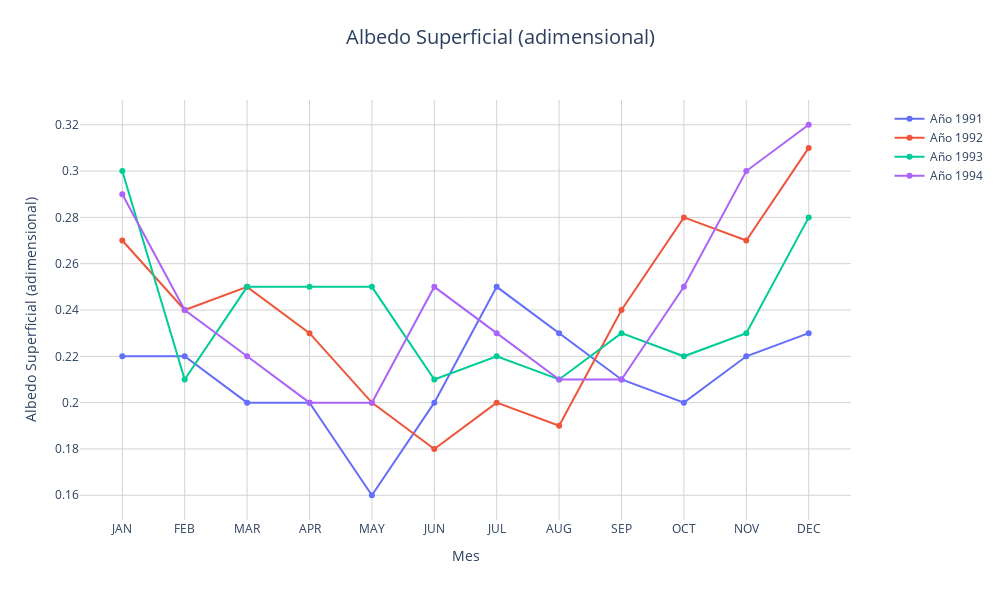

This figure's notebook cell:
### Markdown cell above
# Analisis de las diferentes Vairables climatologicas en Cali desde 1990 a 2022

### Code cell
import pandas as pd
import plotly.graph_objects as go
import ipywidgets as widgets
from IPython.display import display, clear_output

# Cargar datos
df = pd.read_csv('./clima-parameters.csv')

name_map = {
    'PS': 'Presión en Superficie (kPa)',
    'TS': 'Temperatura de la Superficie de la Tierra (°C)',
    'T2M': 'Temperatura a 2 Metros (°C)',
    'QV2M': 'Humedad Específica a 2 Metros (g/kg)',
    'RH2M': 'Humedad Relativa a 2 Metros (%)',
    'WS2M': 'Velocidad del Viento a 2 Metros (m/s)',
    'T2M_MAX': 'Temperatura Máxima a 2 Metros (°C)',
    'T2M_MIN': 'Temperatura Mínima a 2 Metros (°C)',
    'WS2M_MAX': 'Velocidad Máxima del Viento a 2 Metros (m/s)',
    'WS2M_MIN': 'Velocidad Mínima del Viento a 2 Metros (m/s)',
    'T2M_RANGE': 'Rango de Temperatura a 2 Metros (°C)',
    'WS2M_RANGE': 'Rango de Velocidad del Viento a 2 Metros (m/s)',
    'PRECTOTCORR': 'Precipitación Corregida (mm/día)',
    'ALLSKY_SRF_ALB': 'Albedo Superficial (adimensional)',
    'PRECTOTCORR_SUM': 'Suma de Precipitación Corregida (mm)',
    'ALLSKY_SFC_LW_DWN': 'Irradiancia Larga Onda en Superficie (W/m²)',
    'ALLSKY_SFC_SW_DNI': 'Irradiancia Directa Onda Corta en Superficie (MJ/m²/día)',
    'ALLSKY_SFC_SW_DWN': 'Irradiancia Onda Corta en Superficie (MJ/m²/día)',
    'CLRSKY_SFC_SW_DWN': 'Irradiancia Onda Corta en Cielo Despejado (MJ/m²/día)',
    'ALLSKY_SFC_SW_DIFF': 'Irradiancia Difusa Onda Corta en Superficie (MJ/m²/día)'
}

categorias = {
    "Presión" : ['Presión en Superficie (kPa)'],
    'Temperatura': [
        'Temperatura de la Superficie de la Tierra (°C)',
        'Temperatura a 2 Metros (°C)',
        'Temperatura Máxima a 2 Metros (°C)',
        'Temperatura Mínima a 2 Metros (°C)',
        'Rango de Temperatura a 2 Metros (°C)'
    ],
    'Viento': [
        'Velocidad del Viento a 2 Metros (m/s)',
        'Velocidad Máxima del Viento a 2 Metros (m/s)',
        'Velocidad Mínima del Viento a 2 Metros (m/s)',
        'Rango de Velocidad del Viento a 2 Metros (m/s)'
    ],
    'Humedad': [
        'Humedad Específica a 2 Metros (g/kg)',
        'Humedad Relativa a 2 Metros (%)'
    ],
    'Precipitación': [
        'Precipitación Corregida (mm/día)',
        'Suma de Precipitación Corregida (mm)'
    ],
    'Radiación Solar': [
        'La radiacion Albedo Superficial (adimensional)',
        'Irradiancia Larga Onda en Superficie (W/m²)',
        'Irradiancia Directa Onda Corta en Superficie (MJ/m²/día)',
        'Irradiancia Onda Corta en Superficie (MJ/m²/día)',
        'Irradiancia Onda Corta en Cielo Despejado (MJ/m²/día)',
        'Irradiancia Difusa Onda Corta en Superficie (MJ/m²/día)'
    ]
}
categorias = {
    "Presión" : ['Presión en Superficie (kPa)'],
    'Temperatura': [
        'Temperatura de la Superficie de la Tierra (°C)',
        'Temperatura a 2 Metros (°C)',
        'Temperatura Máxima a 2 Metros (°C)',
        'Temperatura Mínima a 2 Metros (°C)',
        'Rango de Temperatura a 2 Metros (°C)'
    ],
    'Viento': [
        'Velocidad del Viento a 2 Metros (m/s)',
        'Velocidad Máxima del Viento a 2 Metros (m/s)',
        'Velocidad Mínima del Viento a 2 Metros (m/s)',
        'Rango de Velocidad del Viento a 2 Metros (m/s)'
    ],
    'Humedad': [
        'Humedad Específica a 2 Metros (g/kg)',
        'Humedad Relativa a 2 Metros (%)'
    ],
    'Precipitación': [
        'Precipitación Corregida (mm/día)',
        'Suma de Precipitación Corregida (mm)'
    ],
    'Radiación Solar': [
        'Albedo Superficial (adimensional)',
        'Irradiancia Larga Onda en Superficie (W/m²)',
        'Irradiancia Directa Onda Corta en Superficie (MJ/m²/día)',
        'Irradiancia Onda Corta en Superficie (MJ/m²/día)',
        'Irradiancia Onda Corta en Cielo Despejado (MJ/m²/día)',
        'Irradiancia Difusa Onda Corta en Superficie (MJ/m²/día)'
    ]
}

meses = ['JAN', 'FEB', 'MAR', 'APR', 'MAY', 'JUN', 'JUL', 'AUG', 'SEP', 'OCT', 'NOV', 'DEC']
df['PARAMETER'] = df['PARAMETER'].replace(name_map)
años_disponibles = sorted(df['YEAR'].unique())
df['Anual_Promedio'] = df[meses].mean(axis=1)

# Función para actualizar el widget de parámetros basado en la categoría
def actualizar_parametros(change):
    categoria = categoria_widget.value
    parametros_widget.options = categorias[categoria]

# Función para visualizar estadísticas útiles
# Función para visualizar estadísticas útiles
def mostrar_estadisticas():
    parametro = parametros_widget.value
    años = años_widget.value
    data = df[df['PARAMETER'] == parametro][['YEAR'] + meses]

    if not data.empty:
        # Calcular el promedio, mediana, máximo y mínimo de los valores
        promedio = data[data['YEAR'].isin(años)][meses].mean().mean()
        mediana = data[data['YEAR'].isin(años)][meses].median().median()
        maximo = data[data['YEAR'].isin(años)][meses].max().max()
        minimo = data[data['YEAR'].isin(años)][meses].min().min()
        
        # Obtener el valor máximo histórico y el año correspondiente
        max_global = data[meses].max().max()
        max_year = data[data[meses].max(axis=1) == max_global]['YEAR'].values[0]

        # Mostrar estadísticas
        estadisticas_widget.value = (
            f"Parámetro: {parametro}\n"
            f"Promedio: {promedio:.2f}\n"
            f"Mediana: {mediana:.2f}\n"
            f"Máximo: {maximo:.2f}\n"
            f"Mínimo: {minimo:.2f}\n\n"
            f"Valor máximo histórico: {max_global:.2f} (Año: {max_year})"
        )
    else:
        estadisticas_widget.value = "No hay datos disponibles para este parámetro y años seleccionados."

# Función principal de visualización
def visualizar_datos(change):
    parametro = parametros_widget.value
    años = años_widget.value
    clear_output(wait=True)
    display(widget_layout)
    mostrar_estadisticas()  # Actualiza estadísticas cada vez que se visualizan los datos
    
    fig = go.Figure()
    for year in años:
        data_year = df[(df['YEAR'] == year) & (df['PARAMETER'] == parametro)]
        
        if not data_year.empty:
            valores = data_year[meses].values.flatten()
            fig.add_trace(go.Scatter(
                x=meses,
                y=valores,
                mode='lines+markers',
                name=f'Año {year}',
                hovertemplate="Mes: %{x}<br>" +"Valor: %{y:.2f}<br>" +f"Año: {year}<br>" +"<extra></extra>"))

    fig.update_layout(
        title={'text': f'{parametro}', 'y':0.95, 'x':0.5, 'xanchor': 'center', 'yanchor': 'top', 'font': dict(size=20)},
        xaxis_title="Mes",
        yaxis_title=f"{parametro}",
        hovermode='x unified',
        template='plotly_white',
        height=600,
        width=1000,
        legend=dict(yanchor="top", y=0.99, xanchor="left", x=1.05),
        showlegend=True
    )
    fig.update_xaxes(showgrid=True, gridwidth=1, gridcolor='LightGray')
    fig.update_yaxes(showgrid=True, gridwidth=1, gridcolor='LightGray')
    
    display(fig)

# Crear widgets
categoria_widget = widgets.Dropdown(options=list(categorias.keys()), description='Categoría:', style={'description_width': 'initial'}, layout={'width': 'auto'})
parametros_widget = widgets.Dropdown(description='Parámetro:', style={'description_width': 'initial'}, layout={'width': 'auto'})
años_widget = widgets.SelectMultiple(options=años_disponibles, description='Años:', style={'description_width': 'initial'}, layout={'width': 'auto'})
estadisticas_widget = widgets.Textarea(description='Estadísticas:', style={'description_width': 'initial'}, layout={'width': 'auto', 'height': '150px'})

# Agregar observadores a los widgets
categoria_widget.observe(actualizar_parametros, names='value')
parametros_widget.observe(visualizar_datos, names='value')
años_widget.observe(visualizar_datos, names='value')

# Inicializar valores
categoria_widget.value = list(categorias.keys())[0]
actualizar_parametros(None)

# Layout de widgets
widget_layout = widgets.VBox([categoria_widget, parametros_widget, años_widget, estadisticas_widget])

# Mostrar widgets
display(widget_layout)
visualizar_datos(None)

### Figure 1 — Plotly figure (JSON) as saved in the notebook; plotly's stock layout.template omitted (floating-point values rounded to 4 significant figures)
{"data": [{"hovertemplate": "Mes: %{x}<br>Valor: %{y:.2f}<br>Año: 1991<br><extra></extra>", "mode": "lines+markers", "name": "Año 1991", "type": "scatter", "x": ["JAN", "FEB", "MAR", "APR", "MAY", "JUN", "JUL", "AUG", "SEP", "OCT", "NOV", "DEC"], "y": [0.22, 0.22, 0.2, 0.2, 0.16, 0.2, 0.25, 0.23, 0.21, 0.2, 0.22, 0.23]}, {"hovertemplate": "Mes: %{x}<br>Valor: %{y:.2f}<br>Año: 1992<br><extra></extra>", "mode": "lines+markers", "name": "Año 1992", "type": "scatter", "x": ["JAN", "FEB", "MAR", "APR", "MAY", "JUN", "JUL", "AUG", "SEP", "OCT", "NOV", "DEC"], "y": [0.27, 0.24, 0.25, 0.23, 0.2, 0.18, 0.2, 0.19, 0.24, 0.28, 0.27, 0.31]}, {"hovertemplate": "Mes: %{x}<br>Valor: %{y:.2f}<br>Año: 1993<br><extra></extra>", "mode": "lines+markers", "name": "Año 1993", "type": "scatter", "x": ["JAN", "FEB", "MAR", "APR", "MAY", "JUN", "JUL", "AUG", "SEP", "OCT", "NOV", "DEC"], "y": [0.3, 0.21, 0.25, 0.25, 0.25, 0.21, 0.22, 0.21, 0.23, 0.22, 0.23, 0.28]}, {"hovertemplate": "Mes: %{x}<br>Valor: %{y:.2f}<br>Año: 1994<br><extra></extra>", "mode": "lines+markers", "name": "Año 1994", "type": "scatter", "x": ["JAN", "FEB", "MAR", "APR", "MAY", "JUN", "JUL", "AUG", "SEP", "OCT", "NOV", "DEC"], "y": [0.29, 0.24, 0.22, 0.2, 0.2, 0.25, 0.23, 0.21, 0.21, 0.25, 0.3, 0.32]}], "layout": {"height": 600, "hovermode": "x unified", "legend": {"x": 1.05, "xanchor": "left", "y": 0.99, "yanchor": "top"}, "showlegend": true, "title": {"font": {"size": 20}, "text": "Albedo Superficial (adimensional)", "x": 0.5, "xanchor": "center", "y": 0.95, "yanchor": "top"}, "width": 1000, "xaxis": {"gridcolor": "LightGray", "gridwidth": 1, "showgrid": true, "title": {"text": "Mes"}}, "yaxis": {"gridcolor": "LightGray", "gridwidth": 1, "showgrid": true, "title": {"text": "Albedo Superficial (adimensional)"}}}}
